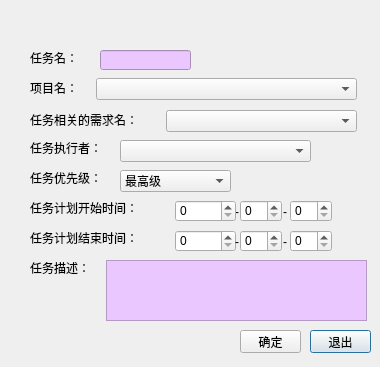
<?xml version="1.0" encoding="UTF-8"?>
<ui version="4.0">
 <class>addTask</class>
 <widget class="QDialog" name="addTask">
  <property name="geometry">
   <rect>
    <x>0</x>
    <y>0</y>
    <width>380</width>
    <height>367</height>
   </rect>
  </property>
  <property name="windowTitle">
   <string>Dialog</string>
  </property>
  <property name="styleSheet">
   <string notr="true">QDialog#addTask{
	background-image:url(img/addTask.jpg);
}
QTextEdit{
	background-color:rgb(235,199,255);
}  
     
QLineEdit{
	background-color:rgb(235,199,255);
}  
</string>
  </property>
  <widget class="QComboBox" name="proName">
   <property name="geometry">
    <rect>
     <x>96</x>
     <y>78</y>
     <width>261</width>
     <height>22</height>
    </rect>
   </property>
  </widget>
  <widget class="QTextEdit" name="taskDescribe">
   <property name="geometry">
    <rect>
     <x>106</x>
     <y>260</y>
     <width>261</width>
     <height>61</height>
    </rect>
   </property>
  </widget>
  <widget class="QComboBox" name="taskrequest">
   <property name="geometry">
    <rect>
     <x>166</x>
     <y>110</y>
     <width>191</width>
     <height>22</height>
    </rect>
   </property>
  </widget>
  <widget class="QLabel" name="label_4">
   <property name="geometry">
    <rect>
     <x>30</x>
     <y>112</y>
     <width>141</width>
     <height>16</height>
    </rect>
   </property>
   <property name="styleSheet">
    <string notr="true">font: 75 11pt &quot;黑体&quot;;
color:rgb(0, 0, 0);</string>
   </property>
   <property name="text">
    <string>任务相关的需求名：</string>
   </property>
  </widget>
  <widget class="QPushButton" name="BtnCancel">
   <property name="geometry">
    <rect>
     <x>310</x>
     <y>330</y>
     <width>61</width>
     <height>23</height>
    </rect>
   </property>
   <property name="text">
    <string>退出</string>
   </property>
  </widget>
  <widget class="QPushButton" name="BtnConfirm">
   <property name="geometry">
    <rect>
     <x>240</x>
     <y>330</y>
     <width>61</width>
     <height>23</height>
    </rect>
   </property>
   <property name="text">
    <string>确定</string>
   </property>
  </widget>
  <widget class="QLabel" name="Info">
   <property name="geometry">
    <rect>
     <x>20</x>
     <y>330</y>
     <width>161</width>
     <height>21</height>
    </rect>
   </property>
   <property name="styleSheet">
    <string notr="true">font: 75 12pt &quot;黑体&quot;;
color:rgb(255, 0, 0);</string>
   </property>
   <property name="text">
    <string/>
   </property>
  </widget>
  <widget class="QLabel" name="label_2">
   <property name="geometry">
    <rect>
     <x>30</x>
     <y>50</y>
     <width>71</width>
     <height>16</height>
    </rect>
   </property>
   <property name="styleSheet">
    <string notr="true">font: 75 11pt &quot;黑体&quot;;
color:rgb(0, 0, 0);</string>
   </property>
   <property name="text">
    <string>任务名：</string>
   </property>
  </widget>
  <widget class="QLabel" name="label_3">
   <property name="geometry">
    <rect>
     <x>30</x>
     <y>260</y>
     <width>71</width>
     <height>16</height>
    </rect>
   </property>
   <property name="styleSheet">
    <string notr="true">font: 75 11pt &quot;黑体&quot;;
color:rgb(0, 0, 0);</string>
   </property>
   <property name="text">
    <string>任务描述：</string>
   </property>
  </widget>
  <widget class="QLabel" name="label">
   <property name="geometry">
    <rect>
     <x>30</x>
     <y>80</y>
     <width>71</width>
     <height>16</height>
    </rect>
   </property>
   <property name="styleSheet">
    <string notr="true">font: 75 11pt &quot;黑体&quot;;
color:rgb(0, 0, 0);</string>
   </property>
   <property name="text">
    <string>项目名：</string>
   </property>
  </widget>
  <widget class="QLineEdit" name="taskname">
   <property name="geometry">
    <rect>
     <x>100</x>
     <y>50</y>
     <width>91</width>
     <height>20</height>
    </rect>
   </property>
  </widget>
  <widget class="QLabel" name="label_5">
   <property name="geometry">
    <rect>
     <x>30</x>
     <y>170</y>
     <width>91</width>
     <height>16</height>
    </rect>
   </property>
   <property name="styleSheet">
    <string notr="true">font: 75 11pt &quot;黑体&quot;;
color:rgb(0, 0, 0);</string>
   </property>
   <property name="text">
    <string>任务优先级：</string>
   </property>
  </widget>
  <widget class="QComboBox" name="taskprioriy">
   <property name="geometry">
    <rect>
     <x>120</x>
     <y>170</y>
     <width>111</width>
     <height>22</height>
    </rect>
   </property>
   <item>
    <property name="text">
     <string>最高级</string>
    </property>
   </item>
   <item>
    <property name="text">
     <string>次高级</string>
    </property>
   </item>
   <item>
    <property name="text">
     <string>高级</string>
    </property>
   </item>
   <item>
    <property name="text">
     <string>中级</string>
    </property>
   </item>
   <item>
    <property name="text">
     <string>低级</string>
    </property>
   </item>
   <item>
    <property name="text">
     <string>次低级</string>
    </property>
   </item>
   <item>
    <property name="text">
     <string>最低级</string>
    </property>
   </item>
  </widget>
  <widget class="QLabel" name="label_6">
   <property name="geometry">
    <rect>
     <x>30</x>
     <y>140</y>
     <width>91</width>
     <height>16</height>
    </rect>
   </property>
   <property name="styleSheet">
    <string notr="true">font: 75 11pt &quot;黑体&quot;;
color:rgb(0, 0, 0);</string>
   </property>
   <property name="text">
    <string>任务执行者：</string>
   </property>
  </widget>
  <widget class="QComboBox" name="taskexector">
   <property name="geometry">
    <rect>
     <x>120</x>
     <y>140</y>
     <width>191</width>
     <height>22</height>
    </rect>
   </property>
  </widget>
  <widget class="QLabel" name="label_91">
   <property name="geometry">
    <rect>
     <x>235</x>
     <y>204</y>
     <width>16</width>
     <height>16</height>
    </rect>
   </property>
   <property name="text">
    <string>-</string>
   </property>
  </widget>
  <widget class="QSpinBox" name="planStartDay">
   <property name="geometry">
    <rect>
     <x>290</x>
     <y>200</y>
     <width>42</width>
     <height>22</height>
    </rect>
   </property>
  </widget>
  <widget class="QSpinBox" name="planEndDay">
   <property name="geometry">
    <rect>
     <x>290</x>
     <y>230</y>
     <width>42</width>
     <height>22</height>
    </rect>
   </property>
  </widget>
  <widget class="QSpinBox" name="planStartYear">
   <property name="geometry">
    <rect>
     <x>175</x>
     <y>200</y>
     <width>61</width>
     <height>22</height>
    </rect>
   </property>
  </widget>
  <widget class="QLabel" name="label_92">
   <property name="geometry">
    <rect>
     <x>283</x>
     <y>204</y>
     <width>16</width>
     <height>16</height>
    </rect>
   </property>
   <property name="text">
    <string>-</string>
   </property>
  </widget>
  <widget class="QSpinBox" name="planEndYear">
   <property name="geometry">
    <rect>
     <x>175</x>
     <y>230</y>
     <width>61</width>
     <height>22</height>
    </rect>
   </property>
  </widget>
  <widget class="QLabel" name="label_94">
   <property name="geometry">
    <rect>
     <x>235</x>
     <y>234</y>
     <width>16</width>
     <height>16</height>
    </rect>
   </property>
   <property name="text">
    <string>-</string>
   </property>
  </widget>
  <widget class="QLabel" name="label_93">
   <property name="geometry">
    <rect>
     <x>283</x>
     <y>234</y>
     <width>16</width>
     <height>16</height>
    </rect>
   </property>
   <property name="text">
    <string>-</string>
   </property>
  </widget>
  <widget class="QSpinBox" name="planEndMonth">
   <property name="geometry">
    <rect>
     <x>240</x>
     <y>230</y>
     <width>42</width>
     <height>22</height>
    </rect>
   </property>
  </widget>
  <widget class="QLabel" name="label_7">
   <property name="geometry">
    <rect>
     <x>30</x>
     <y>200</y>
     <width>141</width>
     <height>16</height>
    </rect>
   </property>
   <property name="styleSheet">
    <string notr="true">font: 75 11pt &quot;黑体&quot;;
color:rgb(0, 0, 0);</string>
   </property>
   <property name="text">
    <string>任务计划开始时间：</string>
   </property>
  </widget>
  <widget class="QLabel" name="label_8">
   <property name="geometry">
    <rect>
     <x>30</x>
     <y>230</y>
     <width>141</width>
     <height>16</height>
    </rect>
   </property>
   <property name="styleSheet">
    <string notr="true">font: 75 11pt &quot;黑体&quot;;
color:rgb(0, 0, 0);</string>
   </property>
   <property name="text">
    <string>任务计划结束时间：</string>
   </property>
  </widget>
  <widget class="QSpinBox" name="planStartMonth">
   <property name="geometry">
    <rect>
     <x>240</x>
     <y>200</y>
     <width>42</width>
     <height>22</height>
    </rect>
   </property>
  </widget>
 </widget>
 <resources/>
 <connections/>
</ui>
